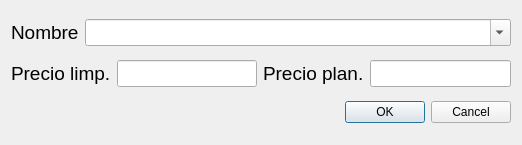
<?xml version="1.0" encoding="UTF-8"?>
<ui version="4.0">
 <class>AnadirPrenda</class>
 <widget class="QDialog" name="AnadirPrenda">
  <property name="geometry">
   <rect>
    <x>0</x>
    <y>0</y>
    <width>522</width>
    <height>145</height>
   </rect>
  </property>
  <property name="windowTitle">
   <string>Añadir Prenda</string>
  </property>
  <layout class="QGridLayout" name="gridLayout">
   <item row="0" column="0">
    <widget class="QLabel" name="label">
     <property name="font">
      <font>
       <pointsize>14</pointsize>
       <bold>false</bold>
      </font>
     </property>
     <property name="text">
      <string>Nombre</string>
     </property>
    </widget>
   </item>
   <item row="0" column="1" colspan="4">
    <widget class="QComboBox" name="cb_nombre">
     <property name="font">
      <font>
       <pointsize>12</pointsize>
      </font>
     </property>
     <property name="editable">
      <bool>true</bool>
     </property>
    </widget>
   </item>
   <item row="1" column="0" colspan="2">
    <widget class="QLabel" name="label_3">
     <property name="font">
      <font>
       <pointsize>14</pointsize>
       <bold>false</bold>
      </font>
     </property>
     <property name="text">
      <string>Precio limp.</string>
     </property>
    </widget>
   </item>
   <item row="1" column="2">
    <widget class="QLineEdit" name="le_precio_limp">
     <property name="font">
      <font>
       <pointsize>12</pointsize>
      </font>
     </property>
    </widget>
   </item>
   <item row="1" column="3">
    <widget class="QLabel" name="label_2">
     <property name="font">
      <font>
       <pointsize>14</pointsize>
       <bold>false</bold>
      </font>
     </property>
     <property name="text">
      <string>Precio plan.</string>
     </property>
    </widget>
   </item>
   <item row="1" column="4">
    <widget class="QLineEdit" name="le_precio_plan">
     <property name="font">
      <font>
       <pointsize>12</pointsize>
      </font>
     </property>
    </widget>
   </item>
   <item row="2" column="3" colspan="2">
    <widget class="QDialogButtonBox" name="bb_ok_cancel">
     <property name="orientation">
      <enum>Qt::Horizontal</enum>
     </property>
     <property name="standardButtons">
      <set>QDialogButtonBox::Cancel|QDialogButtonBox::Ok</set>
     </property>
    </widget>
   </item>
  </layout>
 </widget>
 <resources/>
 <connections/>
</ui>
